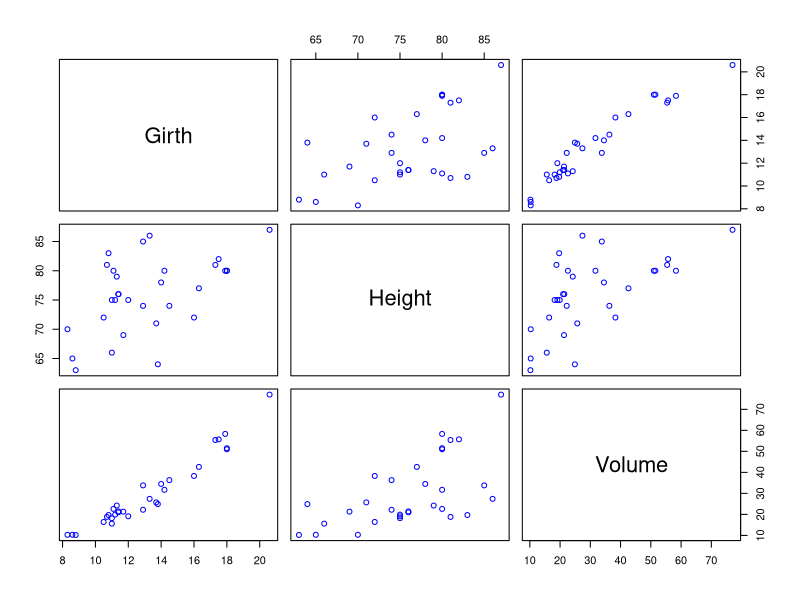
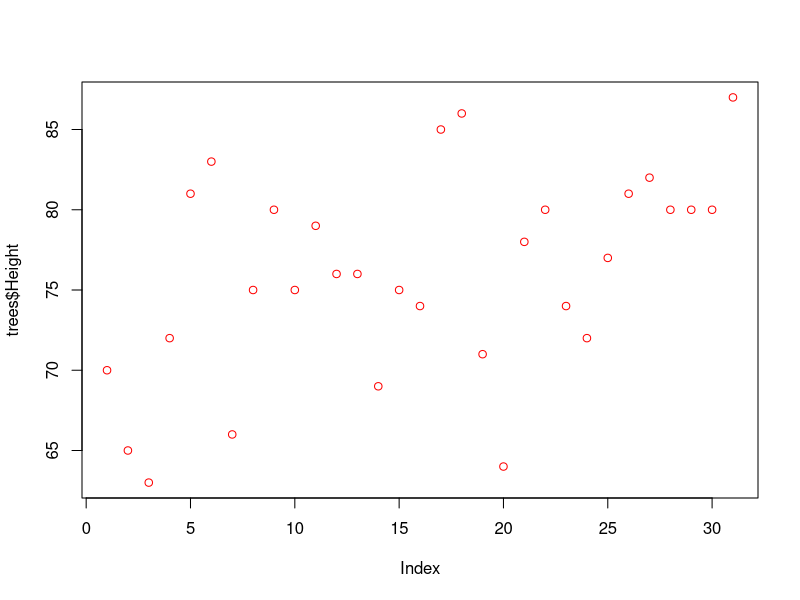
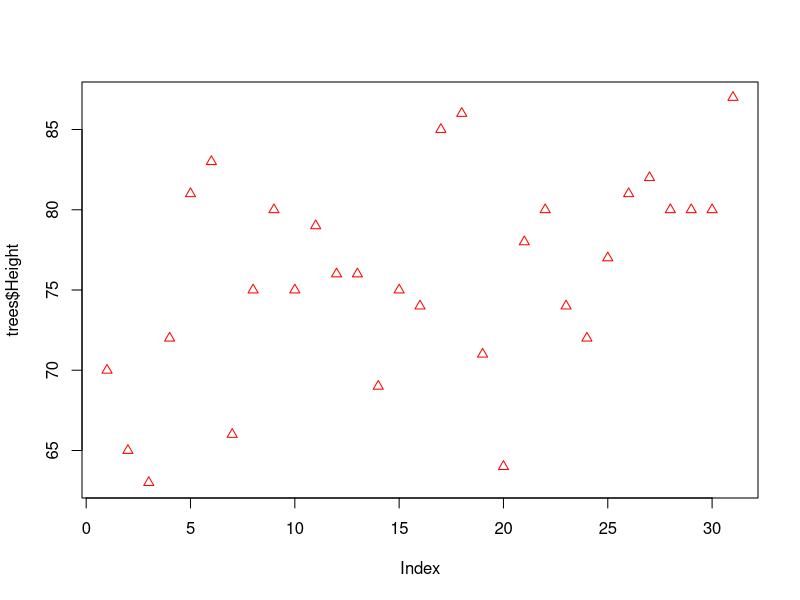
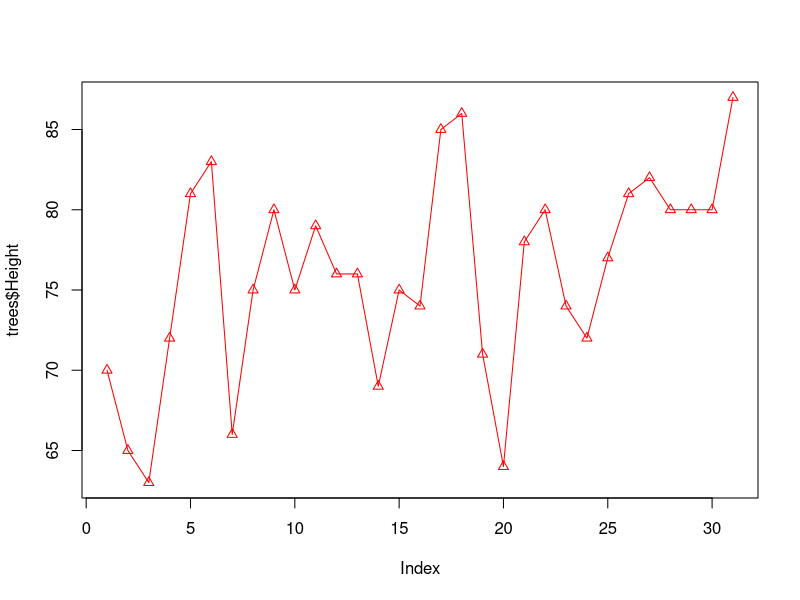
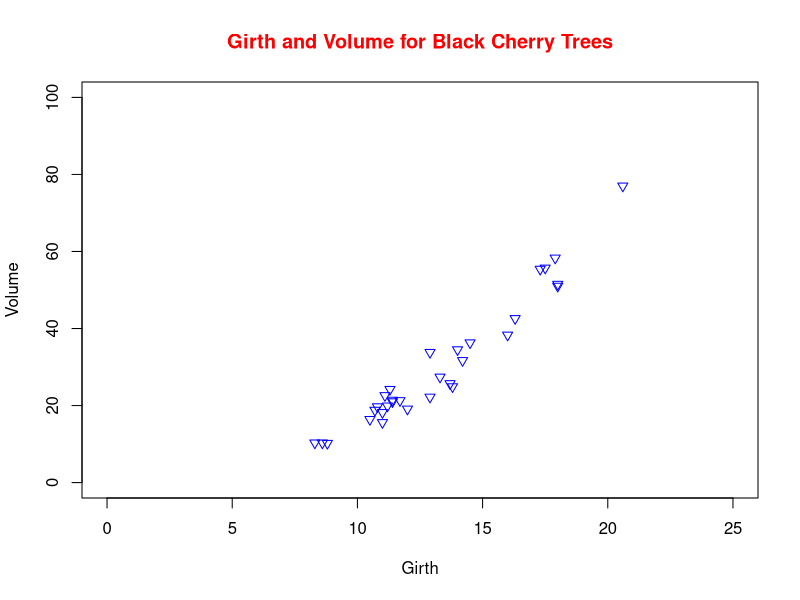

Write the R code that produced these figures, in order.

View(trees)

# scatter plot for entire dataset at once; 
#correlations are in the figure; 

plot(trees,col="blue")

# scatterplot for single column

plot(trees$Height,col="red")

# changes the points shape and size

plot(trees$Height,col="red",cex=1,pch=24)

# add line and points

plot(trees$Height,col="red",type="o",cex=1, pch=24)

# plot between Volume and Girth

plot(Volume ~ Girth,
     
     data = trees,
     
     main="Girth and Volume for Black Cherry Trees",
     
     col.main="red",pch=6,cex=1,col="blue",
     
     xlim=c(0,25), # set x-axis limits
     
     ylim=c(0,100))# set x-axis limits


# Remove all list of objects

rm(list=ls())